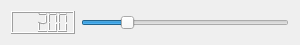
<?xml version="1.0" encoding="UTF-8"?>
<ui version="4.0">
 <class>QValueChanger</class>
 <widget class="QWidget" name="QValueChanger">
  <property name="geometry">
   <rect>
    <x>0</x>
    <y>0</y>
    <width>300</width>
    <height>41</height>
   </rect>
  </property>
  <property name="minimumSize">
   <size>
    <width>300</width>
    <height>0</height>
   </size>
  </property>
  <property name="maximumSize">
   <size>
    <width>400</width>
    <height>200</height>
   </size>
  </property>
  <property name="windowTitle">
   <string>Form</string>
  </property>
  <property name="toolTip">
   <string/>
  </property>
  <layout class="QHBoxLayout" name="horizontalLayout">
   <item>
    <widget class="QLCDNumber" name="lcdNumber">
     <property name="value" stdset="0">
      <double>200.000000000000000</double>
     </property>
    </widget>
   </item>
   <item>
    <widget class="QSlider" name="horizontalSlider">
     <property name="minimumSize">
      <size>
       <width>150</width>
       <height>0</height>
      </size>
     </property>
     <property name="mouseTracking">
      <bool>true</bool>
     </property>
     <property name="toolTip">
      <string/>
     </property>
     <property name="minimum">
      <number>0</number>
     </property>
     <property name="maximum">
      <number>1000</number>
     </property>
     <property name="singleStep">
      <number>10</number>
     </property>
     <property name="value">
      <number>200</number>
     </property>
     <property name="orientation">
      <enum>Qt::Horizontal</enum>
     </property>
    </widget>
   </item>
  </layout>
 </widget>
 <resources/>
 <connections>
  <connection>
   <sender>horizontalSlider</sender>
   <signal>valueChanged(int)</signal>
   <receiver>lcdNumber</receiver>
   <slot>display(int)</slot>
   <hints>
    <hint type="sourcelabel">
     <x>102</x>
     <y>30</y>
    </hint>
    <hint type="destinationlabel">
     <x>46</x>
     <y>10</y>
    </hint>
   </hints>
  </connection>
 </connections>
</ui>
